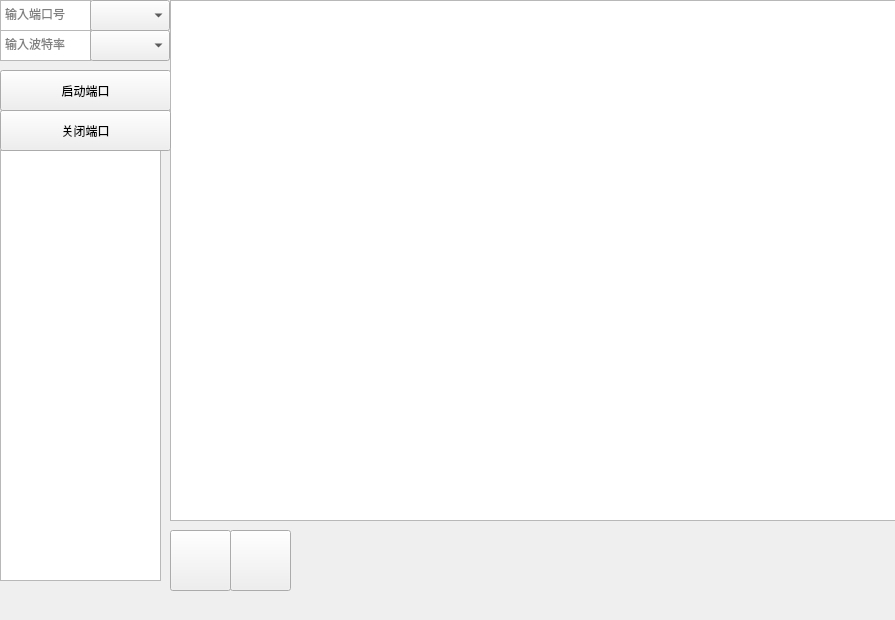
<?xml version="1.0" encoding="UTF-8"?>
<ui version="4.0">
 <class>MainWindow</class>
 <widget class="QMainWindow" name="MainWindow">
  <property name="geometry">
   <rect>
    <x>0</x>
    <y>0</y>
    <width>895</width>
    <height>620</height>
   </rect>
  </property>
  <property name="windowTitle">
   <string>MainWindow</string>
  </property>
  <widget class="QWidget" name="centralwidget">
   <widget class="QTextEdit" name="ComName">
    <property name="geometry">
     <rect>
      <x>0</x>
      <y>0</y>
      <width>91</width>
      <height>31</height>
     </rect>
    </property>
    <property name="placeholderText">
     <string>输入端口号</string>
    </property>
   </widget>
   <widget class="QTextEdit" name="BaudName">
    <property name="geometry">
     <rect>
      <x>0</x>
      <y>30</y>
      <width>91</width>
      <height>31</height>
     </rect>
    </property>
    <property name="placeholderText">
     <string>输入波特率</string>
    </property>
   </widget>
   <widget class="QPushButton" name="start">
    <property name="geometry">
     <rect>
      <x>0</x>
      <y>70</y>
      <width>171</width>
      <height>41</height>
     </rect>
    </property>
    <property name="text">
     <string>启动端口</string>
    </property>
   </widget>
   <widget class="QComboBox" name="com_combo">
    <property name="geometry">
     <rect>
      <x>90</x>
      <y>0</y>
      <width>80</width>
      <height>31</height>
     </rect>
    </property>
   </widget>
   <widget class="QComboBox" name="baud_combo">
    <property name="geometry">
     <rect>
      <x>90</x>
      <y>30</y>
      <width>80</width>
      <height>31</height>
     </rect>
    </property>
   </widget>
   <widget class="QGraphicsView" name="image">
    <property name="geometry">
     <rect>
      <x>0</x>
      <y>150</y>
      <width>161</width>
      <height>431</height>
     </rect>
    </property>
   </widget>
   <widget class="QTextEdit" name="message">
    <property name="geometry">
     <rect>
      <x>170</x>
      <y>0</y>
      <width>731</width>
      <height>521</height>
     </rect>
    </property>
   </widget>
   <widget class="QPushButton" name="clear">
    <property name="geometry">
     <rect>
      <x>170</x>
      <y>530</y>
      <width>61</width>
      <height>61</height>
     </rect>
    </property>
    <property name="text">
     <string/>
    </property>
    <property name="icon">
     <iconset>
      <normaloff>resource/broom.svg</normaloff>resource/broom.svg</iconset>
    </property>
   </widget>
   <widget class="QPushButton" name="close">
    <property name="geometry">
     <rect>
      <x>0</x>
      <y>110</y>
      <width>171</width>
      <height>41</height>
     </rect>
    </property>
    <property name="text">
     <string>关闭端口</string>
    </property>
   </widget>
   <widget class="QPushButton" name="pause">
    <property name="geometry">
     <rect>
      <x>230</x>
      <y>530</y>
      <width>61</width>
      <height>61</height>
     </rect>
    </property>
    <property name="text">
     <string/>
    </property>
    <property name="icon">
     <iconset>
      <normaloff>resource/pause.svg</normaloff>resource/pause.svg</iconset>
    </property>
   </widget>
  </widget>
  <widget class="QMenuBar" name="menubar">
   <property name="geometry">
    <rect>
     <x>0</x>
     <y>0</y>
     <width>895</width>
     <height>33</height>
    </rect>
   </property>
  </widget>
 </widget>
 <resources/>
 <connections/>
</ui>
